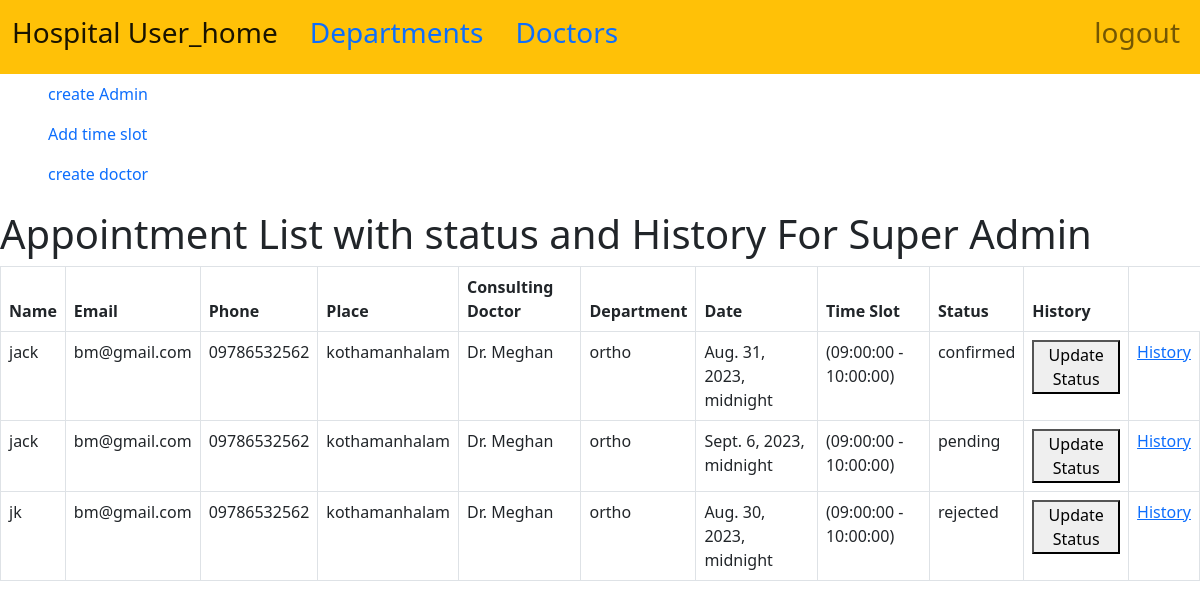
The page /appointmentlist1 (signed in) on the database its author committed.
### hospital_app/models.py (models this page shows, shortened)
class Appointment(models.Model):
    TokenNo = models.AutoField(primary_key=True, unique=True)
    patient_name = models.CharField( max_length=100,blank=False, null=False)
    patient_place = models.CharField(max_length=100, blank=False, null=False)
    patient_phone = models.CharField(max_length=100, blank=False, null=False)
    patient_email = models.EmailField(max_length=255, blank=False)
    appointment_date = models.DateTimeField()
    appointment_time = models.ForeignKey('TimeSlot', on_delete=models.CASCADE, unique_for_date='appointment_date')
    doctor = models.ForeignKey(Doctors, on_delete=models.CASCADE)
    patient_department = models.CharField(max_length=200, choices=[('ortho', 'orthopedics'), ('cardio', 'Cardiology'),
                                                                   ('derma', 'Dermatology'), ('Gynec', 'Gynecology'), ])
    status = models.CharField(max_length=50, choices=[('confirmed', 'Confirmed'), ('pending', 'Pending'),
                                                      ('rejected', 'Rejected')])
    history = models.ManyToManyField('History', blank=True, related_name='appointments')

class TimeSlot(models.Model):
    start_time = models.TimeField()
    end_time = models.TimeField()
    def __str__(self):
        return f" ({self.start_time} - {self.end_time})"

### department_doctors_app/models.py (models this page shows)
class Doctors(models.Model):
    doctor_name=models.CharField(max_length=100, unique=True, blank=False, null=False)
    doctor_department_fk = models.ForeignKey(Department, on_delete=models.CASCADE)
    qualification= models.CharField(max_length=50, unique=True, blank=False, null=False)
    photo= models.ImageField(upload_to='photos', max_length=1000)
    def __str__(self):
        return self.doctor_name

### hospital_app/views.py (the view)
# urls.py: path('appointmentlist1', views.AppointmentListView1.as_view(), name='list1'),
class AppointmentListView1(LoginRequiredMixin, ListView):
    model = Appointment
    template_name = 'view1.html'
    context_object_name = 'appointments'
    login_url = '/login/'

### templates/view1.html (shortened to what this page needs)
{% extends 'base.html' %}
{% block content %}
           <ul class="nav-item">
                <a class="nav-link" href="{% url 'hospital_app:create' %}">create Admin</a>
                <a class="nav-link" href="{% url 'hospital_app:add_timeslot' %}">Add time slot</a>
                <a class="nav-link" href="{% url 'department_doctors_app:createdoctor' %}">create doctor</a>
            </ul>
  <h1>Appointment List with status and History For Super Admin</h1>
<table class="table table-bordered">
    <thead>
        <tr>
            <th>Name</th>
            <th>Email</th>
            <th>Phone</th>
            <th>Place</th>
            <th>Consulting Doctor</th>
            <th>Department</th>
            <th>Date</th>
            <th>Time Slot</th>
            <th>Status</th>
            <th>History</th>
        </tr>
    </thead>
    <tbody>
        {% for i in appointments %}
        <tr>
            <td>{{ i.patient_name }}</td>
            <td>{{ i.patient_email }}</td>
            <td>{{ i.patient_phone }}</td>
            <td>{{ i.patient_place }}</td>
            <td>{{ i.doctor }}</td>
            <td>{{ i.patient_department }}</td>
            <td>{{ i.appointment_date }}</td>
            <td>{{ i.appointment_time }}</td>
            <td>{{ i.status }}</td>
            <td>
                <form method="post" action="{% url 'hospital_app:update_status' i.pk %}">
                  <button type="submit">Update Status</button>
                </form>
            </td>
            <td><a href="{% url 'hospital_app:ahistory' i.pk %}">History</a></td>
        </tr>
        {% endfor %}
    </tbody>
</table>
{% endblock %}

### rows shown on the page
Appointment: patient_name "jack", patient_email "bm@gmail.com", patient_phone "09786532562", patient_place "kothamanhalam", doctor "Dr. Meghan", patient_department "ortho", appointment_date "Aug. 31, 2023, midnight", appointment_time "(09:00:00 - 10:00:00)", status "confirmed"
Appointment: patient_name "jack", patient_email "bm@gmail.com", patient_phone "09786532562", patient_place "kothamanhalam", doctor "Dr. Meghan", patient_department "ortho", appointment_date "Sept. 6, 2023, midnight", appointment_time "(09:00:00 - 10:00:00)", status "pending"
Appointment: patient_name "jk", patient_email "bm@gmail.com", patient_phone "09786532562", patient_place "kothamanhalam", doctor "Dr. Meghan", patient_department "ortho", appointment_date "Aug. 30, 2023, midnight", appointment_time "(09:00:00 - 10:00:00)", status "rejected"
